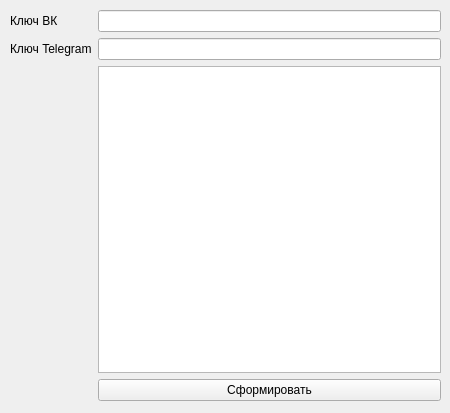
<?xml version="1.0" encoding="UTF-8"?>
<ui version="4.0">
 <class>Form</class>
 <widget class="QWidget" name="Form">
  <property name="geometry">
   <rect>
    <x>0</x>
    <y>0</y>
    <width>450</width>
    <height>413</height>
   </rect>
  </property>
  <property name="windowTitle">
   <string>Form</string>
  </property>
  <widget class="QWidget" name="gridLayoutWidget">
   <property name="geometry">
    <rect>
     <x>10</x>
     <y>10</y>
     <width>431</width>
     <height>391</height>
    </rect>
   </property>
   <layout class="QGridLayout" name="gridLayout">
    <item row="0" column="1">
     <widget class="QLineEdit" name="lineEditVK"/>
    </item>
    <item row="0" column="0">
     <widget class="QLabel" name="label">
      <property name="text">
       <string>Ключ ВК</string>
      </property>
     </widget>
    </item>
    <item row="2" column="1">
     <widget class="QTextEdit" name="code"/>
    </item>
    <item row="1" column="0">
     <widget class="QLabel" name="label_2">
      <property name="text">
       <string>Ключ Telegram</string>
      </property>
     </widget>
    </item>
    <item row="1" column="1">
     <widget class="QLineEdit" name="lineEditT"/>
    </item>
    <item row="3" column="1">
     <widget class="QPushButton" name="pushButton">
      <property name="text">
       <string>Сформировать</string>
      </property>
     </widget>
    </item>
   </layout>
  </widget>
 </widget>
 <resources/>
 <connections/>
</ui>
